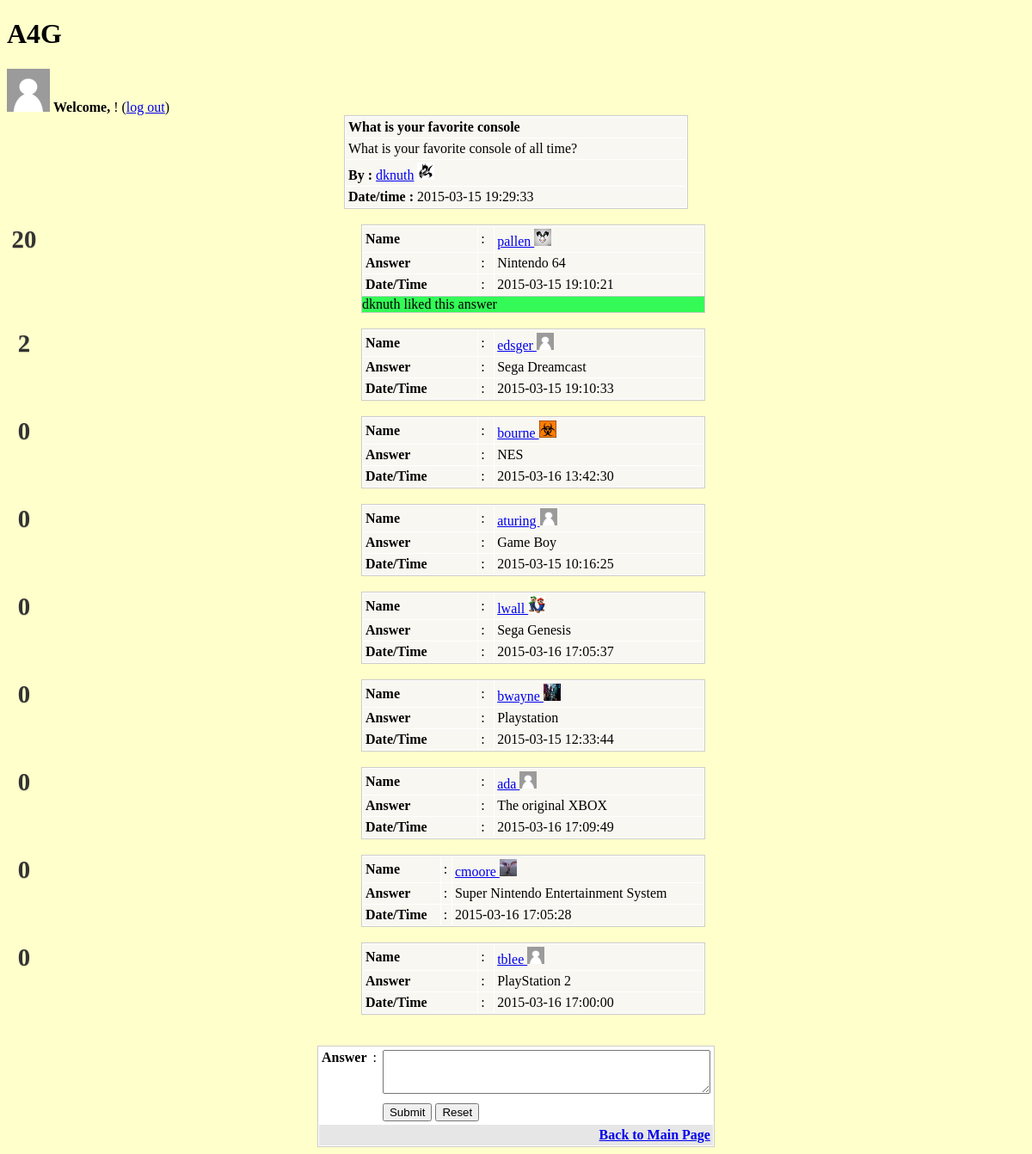
The app's page /view.php?id=1, older data.
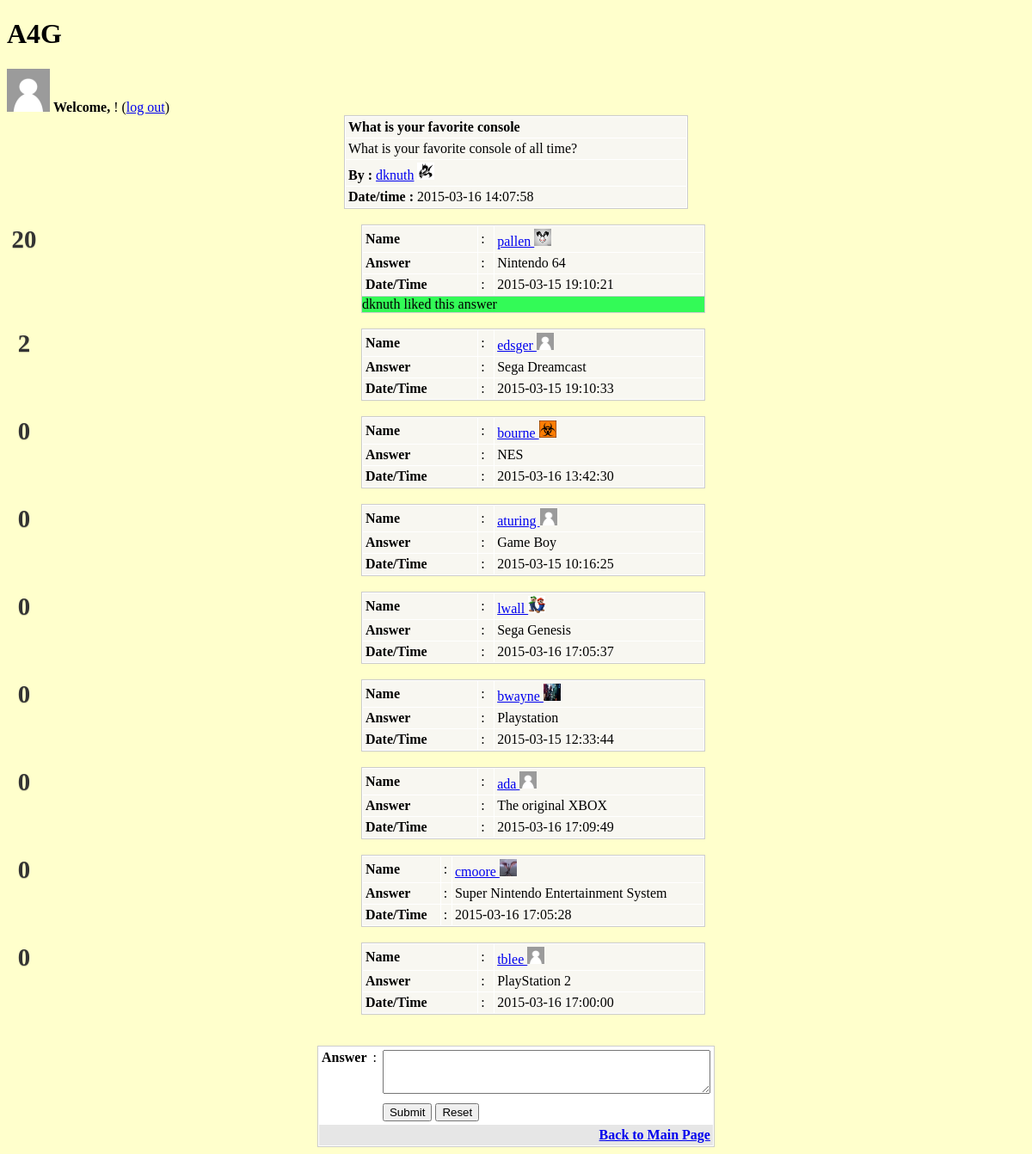
The same page, newer data.
### tables this page shows
CREATE TABLE IF NOT EXISTS `question` (
  `u_id` int(4) NOT NULL,
`q_id` int(4) NOT NULL,
  `topic` varchar(255) NOT NULL,
  `detail` longtext NOT NULL,
  `datetime` timestamp NOT NULL DEFAULT '0000-00-00 00:00:00' ON UPDATE CURRENT_TIMESTAMP,
  `view` int(4) DEFAULT '0',
  `reply` int(4) DEFAULT '0',
  `value` int(5) NOT NULL DEFAULT '0'
);

### view.php (the view, shortened to what this page needs)
<?php
include_once "creds.php";
$tbl_name="question";
$tbl_name2="user";
$tbl_name3="answer";
$db = new mysqli($host, $user,$pw,$db_name);
$id=$_GET['id'];
$sql="SELECT * FROM `$tbl_name` WHERE `q_id` = $id";
$result=$db->query($sql) ;
$rows=mysqli_fetch_array($result);
?>
<!DOCTYPE html>
<html>
<head>
<link href="http://netdna.bootstrapcdn.com/font-awesome/3.2.1/css/font-awesome.min.css" rel="stylesheet">
<link rel="stylesheet" type="text/css" href="style.css">
</head>
<h1> A4G </h1>
<body>
<?php
	$uname = $_SESSION['username'];
	$sql1="SELECT id FROM `$tbl_name2` WHERE `username` =  '".$uname. "'";
	$results=$db->query($sql1);
	$row=mysqli_fetch_array($results);
	$sqlpic ="SELECT picture FROM `$tbl_name2` WHERE `username` = '".$uname. "'";
	$respic = $db->query($sqlpic);
	$rpic = mysqli_fetch_array($respic);
	if($rpic['picture'] == "" ){
		echo "<img width='50' height = '50' src='Pictures/default.png' alt='Default Profile Pic'>";
	}
	else{
		echo"<img width='50' height='50' src='Pictures/".$rpic['picture']."' alt=Profile Pic'>";
	}
?>
<td> <strong>Welcome, </strong> <a href="profile.php?id=<?php echo $row['id']; ?>" ><?=$_SESSION['username']?> </a> !  (<a href="index.php?action=logout">log out</a>)</td>
<table width="400" border="0" align="center" cellpadding="0" cellspacing="1" bgcolor="#CCCCCC">
<tr>
<td><table width="100%" border="0" cellpadding="3" cellspacing="1" bordercolor="1" bgcolor="#FFFFFF">
<tr>
<td bgcolor="#F8F7F1"><strong><?php echo $rows['topic']; ?></strong></td>
</tr>
<tr>
<td bgcolor="#F8F7F1"><?php echo $rows['detail']; ?></td>
</tr>
<tr>
<?php
$name = "Anon";
$number = $rows['u_id'];
$sqli="SELECT username FROM `$tbl_name2` WHERE `id`= $number";
$res=$db->query($sqli);
$row=mysqli_fetch_array($res);
if (isset($row)){
	$name=$row['username'];
}
?>
<td bgcolor="#F8F7F1"><strong>By :</strong> <a href="profile.php?id=<?php echo $rows['u_id']; ?>" ><?php echo $name; ?></a>
<?php
	$sqlpicture = "SELECT picture FROM `$tbl_name2` WHERE `id` =$number";
	$picres=$db->query($sqlpicture);
	$picrow=mysqli_fetch_array($picres);
	if($picrow['picture'] == "" ){
		echo "<img width='20' height = '20' src='Pictures/default.png' alt='Default Profile Pic'>";
	}
	else{
		echo"<img width='20' height='20' src='Pictures/".$picrow['picture']."' alt=Profile Pic'>";
	}
?>
</td>
</tr>
<tr>
<td bgcolor="#F8F7F1"><strong>Date/time : </strong><?php echo $rows['datetime']; ?></td>
</tr>
</table></td>
</tr>
</table>
<BR>
	<?php
$sql2="SELECT * FROM `$tbl_name3` WHERE `question_id` = $id  ORDER BY `like` DESC ";
$result2=$db->query($sql2);
while($rows=mysqli_fetch_array($result2)){
	?>
<table width="400" border="0" align="center" cellpadding="0" cellspacing="1" bgcolor="#CCCCCC">
<tr>
<td><table width="100%" border="0" cellpadding="3" cellspacing="1" bgcolor="#FFFFFF">
<tr>
<?php
$num = $rows['user_id'];
$sqli2="SELECT * FROM `$tbl_name2` WHERE `id`= $num";
$ress=$db->query($sqli2);
$roww=mysqli_fetch_array($ress);
if (isset($ress)){
$a_name=$roww['username'];
}
?>
<td bgcolor="#F8F7F1"><strong>Name</strong></td>
<td bgcolor="#F8F7F1">:</td>
<td bgcolor="#F8F7F1"><a href="profile.php?id=<?php echo $roww['id']; ?>"> <?php echo $a_name; ?> </a>
<?php
	$sqlpicture = "SELECT picture FROM `$tbl_name2` WHERE `id` =$num";
	$picres=$db->query($sqlpicture);
	$picrow=mysqli_fetch_array($picres);
	if($picrow['picture'] == "" ){
		echo "<img width='20' height = '20' src='Pictures/default.png' alt='Default Profile Pic'>";
	}
	else{
		echo"<img width='20' height='20' src='Pictures/".$picrow['picture']."' alt=Profile Pic'>";
	}
?>
</td>
</tr>
<form method="post"id="like_form" action="like.php">
<tr>
<td bgcolor="#F8F7F1"><strong>Answer</strong></td>
<td bgcolor="#F8F7F1">:</td>
<td bgcolor="#F8F7F1"><?php echo $rows['a_answer']; ?></td>
</tr>
<tr>
<td bgcolor="#F8F7F1"><strong>Date/Time</strong></td>
<td bgcolor="#F8F7F1">:</td>
<td bgcolor="#F8F7F1"><?php echo $rows['a_datetime']; ?></td>
</tr>
</table></td>
</tr>
<div class="item" data-postid="<?php echo $rows['a_id']; ?>" data-score="<?php echo $rows['vote']; ?>">
<div class = "vote-span">
	<div class="vote-score"><?php echo $rows['vote']; ?></div>
</div>
</div>
<?php
if($rows['like'] == 1){ ?>
<tr>
<td bgcolor="#33fa57"><?php echo $name; ?> liked this answer</td>
</tr>
<?php
}
?>
</table></td>
</table><br></form>
<?php
}
?>
<BR>
	<table width="400" border="0" align="center" cellpadding="0" cellspacing="1" bgcolor="#CCCCCC">
<tr>
<form name="form1" method="post" action="add_answer.php">
<td>
<table width="100%" border="0" cellpadding="3" cellspacing="1" bgcolor="#FFFFFF">
<tr>
<td valign="top"><strong>Answer</strong></td>
<td valign="top">:</td>
<td><textarea name="a_answer" cols="45" rows="3" id="a_answer"></textarea></td>
</tr>
<tr>
<td>&nbsp;</td>
<td><input name="id" type="hidden" value="<?php echo $id; ?>"></td>
<td><input type="submit" name="Submit" value="Submit"> <input type="reset" name="Submit2" value="Reset"></td>
</tr>
<tr>
<td colspan="5" align="right" bgcolor="#E6E6E6"><a href="index.php"><strong>Back to Main Page</strong> </a></td>
</tr>
</table>
</td>
</form>
</tr>
</table>
</body>
</html>

Row changes from the older to the newer data that the page shows:
changed question "What is your favorite console": datetime "2015-03-15 19:29:33" → "2015-03-16 14:07:58"
